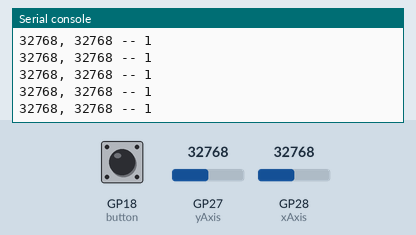
Recording of a program running on a simulated Raspberry Pi Pico running MicroPython. Shown: the last lines printed to the serial console. Inputs (shaded band) come from the test bench; at power-on: GP27 (yAxis) = 32768, GP28 (xAxis) = 32768, GP18 (button) HIGH (analog values on the 0–65535 scale).

Above: at 1.2 s.
1.3 s: GP27 (yAxis) set to 45874
At 1.31 s:
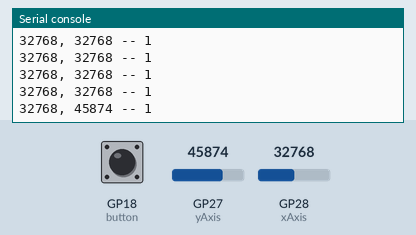
2.8 s: GP28 (xAxis) set to 45874
At 2.81 s:
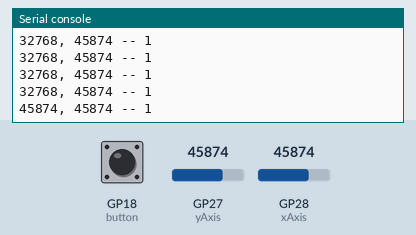
4.3 s: GP18 (button) pulled LOW for 0.15 s
At 4.32 s:
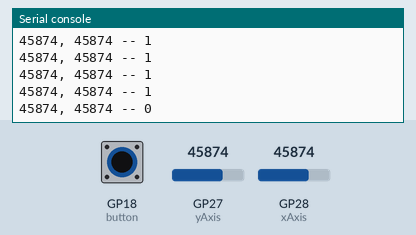
5.9 s: GP27 (yAxis) set to 57670
At 5.93 s:
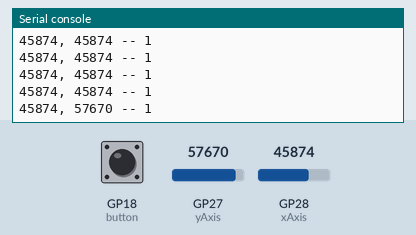
7.4 s: GP18 (button) pulled LOW for 1 s
At 7.43 s:
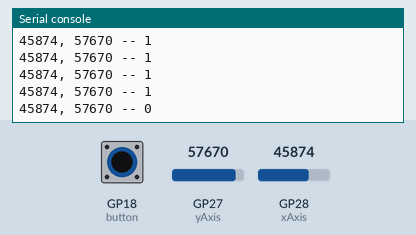
9.9 s: GP28 (xAxis) set to 57670
At 9.94 s:
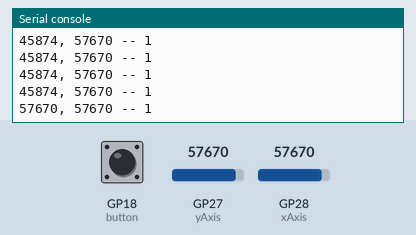
Timing chart, 0 to 12.4 s (numbered marks = the images above; inputs shaded):
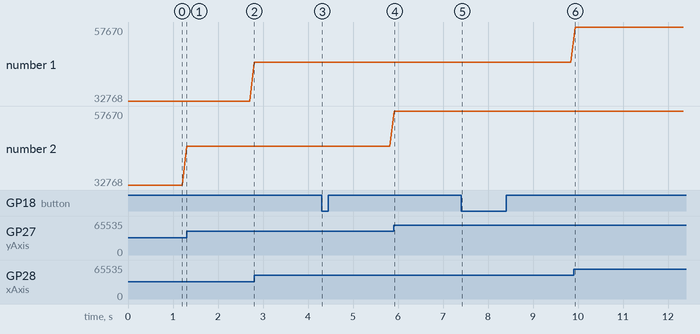

The program:

gpio_analogJoystick.py
```python
from machine import Pin, ADC
import utime

xAxis = ADC(Pin(28))
yAxis = ADC(Pin(27))

button = Pin(18, Pin.IN, Pin.PULL_UP)
while True:
    xValue = xAxis.read_u16()
    yValue = yAxis.read_u16()
    buttonValue = button.value()
    print(str(xValue) +", " + str(yValue) + " -- " + str(buttonValue))
    utime.sleep(0.1)
```

Measured:
- after the input at 1.3 s, the serial console: prints a new line at once (image 1)
- after the input at 2.8 s, the serial console: prints a new line at once (image 2)
- after the input at 4.3 s, the serial console: prints a new line at once (image 3)
- after the input at 5.9 s, the serial console: prints a new line at once (image 4)
- after the input at 7.4 s, the serial console: prints a new line at once (image 5)
- after the input at 9.9 s, the serial console: prints a new line at once (image 6)
- plotted number 2: 32768 → 45874 after the input at 1.3 s, 45874 → 57670 after the input at 5.9 s
